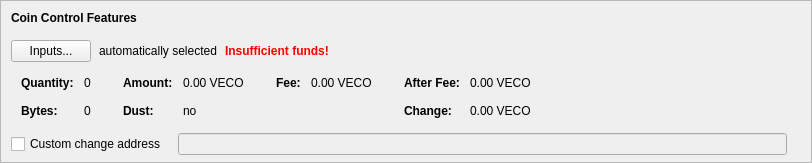
    <widget class="QFrame" name="frameCoinControl">
     <property name="sizePolicy">
      <sizepolicy hsizetype="Expanding" vsizetype="Expanding">
       <horstretch>0</horstretch>
       <verstretch>0</verstretch>
      </sizepolicy>
     </property>
     <property name="maximumSize">
      <size>
       <width>16777215</width>
       <height>16777215</height>
      </size>
     </property>
     <property name="frameShape">
      <enum>QFrame::StyledPanel</enum>
     </property>
     <property name="frameShadow">
      <enum>QFrame::Sunken</enum>
     </property>
     <layout class="QVBoxLayout" name="verticalLayoutCoinControl2">
      <property name="spacing">
       <number>0</number>
      </property>
      <property name="leftMargin">
       <number>0</number>
      </property>
      <property name="topMargin">
       <number>0</number>
      </property>
      <property name="rightMargin">
       <number>0</number>
      </property>
      <property name="bottomMargin">
       <number>6</number>
      </property>
      <item>
       <layout class="QVBoxLayout" name="verticalLayoutCoinControl" stretch="0,0,0,0,1">
        <property name="spacing">
         <number>0</number>
        </property>
        <property name="leftMargin">
         <number>10</number>
        </property>
        <property name="topMargin">
         <number>10</number>
        </property>
        <item>
         <layout class="QHBoxLayout" name="horizontalLayoutCoinControl1">
          <property name="bottomMargin">
           <number>15</number>
          </property>
          <item>
           <widget class="QLabel" name="labelCoinControlFeatures">
            <property name="sizePolicy">
             <sizepolicy hsizetype="Preferred" vsizetype="Maximum">
              <horstretch>0</horstretch>
              <verstretch>0</verstretch>
             </sizepolicy>
            </property>
            <property name="font">
             <font>
              <weight>75</weight>
              <bold>true</bold>
             </font>
            </property>
            <property name="styleSheet">
             <string notr="true">font-weight:bold;</string>
            </property>
            <property name="text">
             <string>Coin Control Features</string>
            </property>
           </widget>
          </item>
         </layout>
        </item>
        <item>
         <layout class="QHBoxLayout" name="horizontalLayoutCoinControl2" stretch="0,0,0,0">
          <property name="spacing">
           <number>8</number>
          </property>
          <property name="bottomMargin">
           <number>10</number>
          </property>
          <item>
           <widget class="QPushButton" name="pushButtonCoinControl">
            <property name="styleSheet">
             <string notr="true"/>
            </property>
            <property name="text">
             <string>Inputs...</string>
            </property>
            <property name="autoDefault">
             <bool>false</bool>
            </property>
           </widget>
          </item>
          <item>
           <widget class="QLabel" name="labelCoinControlAutomaticallySelected">
            <property name="text">
             <string>automatically selected</string>
            </property>
            <property name="margin">
             <number>5</number>
            </property>
           </widget>
          </item>
          <item>
           <widget class="QLabel" name="labelCoinControlInsuffFunds">
            <property name="font">
             <font>
              <weight>75</weight>
              <bold>true</bold>
             </font>
            </property>
            <property name="styleSheet">
             <string notr="true">color:red;font-weight:bold;</string>
            </property>
            <property name="text">
             <string>Insufficient funds!</string>
            </property>
            <property name="margin">
             <number>5</number>
            </property>
           </widget>
          </item>
          <item>
           <spacer name="horizontalSpacerCoinControl">
            <property name="orientation">
             <enum>Qt::Horizontal</enum>
            </property>
            <property name="sizeHint" stdset="0">
             <size>
              <width>40</width>
              <height>1</height>
             </size>
            </property>
           </spacer>
          </item>
         </layout>
        </item>
        <item>
         <widget class="QWidget" name="widgetCoinControl" native="true">
          <property name="sizePolicy">
           <sizepolicy hsizetype="Preferred" vsizetype="Preferred">
            <horstretch>0</horstretch>
            <verstretch>0</verstretch>
           </sizepolicy>
          </property>
          <property name="minimumSize">
           <size>
            <width>0</width>
            <height>0</height>
           </size>
          </property>
          <property name="styleSheet">
           <string notr="true"/>
          </property>
          <layout class="QHBoxLayout" name="horizontalLayoutCoinControl5">
           <property name="leftMargin">
            <number>0</number>
           </property>
           <property name="topMargin">
            <number>0</number>
           </property>
           <property name="rightMargin">
            <number>0</number>
           </property>
           <property name="bottomMargin">
            <number>0</number>
           </property>
           <item>
            <layout class="QHBoxLayout" name="horizontalLayoutCoinControl3" stretch="0,0,0,1">
             <property name="spacing">
              <number>20</number>
             </property>
             <property name="topMargin">
              <number>0</number>
             </property>
             <property name="bottomMargin">
              <number>10</number>
             </property>
             <item>
              <layout class="QFormLayout" name="formLayoutCoinControl1">
               <property name="horizontalSpacing">
                <number>10</number>
               </property>
               <property name="verticalSpacing">
                <number>14</number>
               </property>
               <property name="leftMargin">
                <number>10</number>
               </property>
               <property name="topMargin">
                <number>4</number>
               </property>
               <property name="rightMargin">
                <number>6</number>
               </property>
               <item row="0" column="0">
                <widget class="QLabel" name="labelCoinControlQuantityText">
                 <property name="font">
                  <font>
                   <weight>75</weight>
                   <bold>true</bold>
                  </font>
                 </property>
                 <property name="text">
                  <string>Quantity:</string>
                 </property>
                 <property name="margin">
                  <number>0</number>
                 </property>
                </widget>
               </item>
               <item row="0" column="1">
                <widget class="QLabel" name="labelCoinControlQuantity">
                 <property name="cursor">
                  <cursorShape>IBeamCursor</cursorShape>
                 </property>
                 <property name="contextMenuPolicy">
                  <enum>Qt::ActionsContextMenu</enum>
                 </property>
                 <property name="text">
                  <string notr="true">0</string>
                 </property>
                 <property name="margin">
                  <number>0</number>
                 </property>
                 <property name="textInteractionFlags">
                  <set>Qt::LinksAccessibleByMouse|Qt::TextSelectableByKeyboard|Qt::TextSelectableByMouse</set>
                 </property>
                </widget>
               </item>
               <item row="1" column="0">
                <widget class="QLabel" name="labelCoinControlBytesText">
                 <property name="font">
                  <font>
                   <weight>75</weight>
                   <bold>true</bold>
                  </font>
                 </property>
                 <property name="text">
                  <string>Bytes:</string>
                 </property>
                </widget>
               </item>
               <item row="1" column="1">
                <widget class="QLabel" name="labelCoinControlBytes">
                 <property name="cursor">
                  <cursorShape>IBeamCursor</cursorShape>
                 </property>
                 <property name="contextMenuPolicy">
                  <enum>Qt::ActionsContextMenu</enum>
                 </property>
                 <property name="text">
                  <string notr="true">0</string>
                 </property>
                 <property name="textInteractionFlags">
                  <set>Qt::LinksAccessibleByMouse|Qt::TextSelectableByKeyboard|Qt::TextSelectableByMouse</set>
                 </property>
                </widget>
               </item>
              </layout>
             </item>
             <item>
              <layout class="QFormLayout" name="formLayoutCoinControl2">
               <property name="horizontalSpacing">
                <number>10</number>
               </property>
               <property name="verticalSpacing">
                <number>14</number>
               </property>
               <property name="leftMargin">
                <number>6</number>
               </property>
               <property name="topMargin">
                <number>4</number>
               </property>
               <property name="rightMargin">
                <number>6</number>
               </property>
               <item row="0" column="0">
                <widget class="QLabel" name="labelCoinControlAmountText">
                 <property name="font">
                  <font>
                   <weight>75</weight>
                   <bold>true</bold>
                  </font>
                 </property>
                 <property name="text">
                  <string>Amount:</string>
                 </property>
                 <property name="margin">
                  <number>0</number>
                 </property>
                </widget>
               </item>
               <item row="0" column="1">
                <widget class="QLabel" name="labelCoinControlAmount">
                 <property name="cursor">
                  <cursorShape>IBeamCursor</cursorShape>
                 </property>
                 <property name="contextMenuPolicy">
                  <enum>Qt::ActionsContextMenu</enum>
                 </property>
                 <property name="text">
                  <string notr="true">0.00 VECO</string>
                 </property>
                 <property name="textInteractionFlags">
                  <set>Qt::LinksAccessibleByMouse|Qt::TextSelectableByKeyboard|Qt::TextSelectableByMouse</set>
                 </property>
                </widget>
               </item>
               <item row="1" column="0">
                <widget class="QLabel" name="labelCoinControlLowOutputText">
                 <property name="font">
                  <font>
                   <weight>75</weight>
                   <bold>true</bold>
                  </font>
                 </property>
                 <property name="text">
                  <string>Dust:</string>
                 </property>
                </widget>
               </item>
               <item row="1" column="1">
                <widget class="QLabel" name="labelCoinControlLowOutput">
                 <property name="cursor">
                  <cursorShape>IBeamCursor</cursorShape>
                 </property>
                 <property name="contextMenuPolicy">
                  <enum>Qt::ActionsContextMenu</enum>
                 </property>
                 <property name="text">
                  <string notr="true">no</string>
                 </property>
                 <property name="textInteractionFlags">
                  <set>Qt::LinksAccessibleByMouse|Qt::TextSelectableByKeyboard|Qt::TextSelectableByMouse</set>
                 </property>
                </widget>
               </item>
              </layout>
             </item>
             <item>
              <layout class="QFormLayout" name="formLayoutCoinControl3">
               <property name="horizontalSpacing">
                <number>10</number>
               </property>
               <property name="verticalSpacing">
                <number>14</number>
               </property>
               <property name="leftMargin">
                <number>6</number>
               </property>
               <property name="topMargin">
                <number>4</number>
               </property>
               <property name="rightMargin">
                <number>6</number>
               </property>
               <item row="0" column="0">
                <widget class="QLabel" name="labelCoinControlFeeText">
                 <property name="font">
                  <font>
                   <weight>75</weight>
                   <bold>true</bold>
                  </font>
                 </property>
                 <property name="text">
                  <string>Fee:</string>
                 </property>
                 <property name="margin">
                  <number>0</number>
                 </property>
                </widget>
               </item>
               <item row="0" column="1">
                <widget class="QLabel" name="labelCoinControlFee">
                 <property name="cursor">
                  <cursorShape>IBeamCursor</cursorShape>
                 </property>
                 <property name="contextMenuPolicy">
                  <enum>Qt::ActionsContextMenu</enum>
                 </property>
                 <property name="text">
                  <string notr="true">0.00 VECO</string>
                 </property>
                 <property name="textInteractionFlags">
                  <set>Qt::LinksAccessibleByMouse|Qt::TextSelectableByKeyboard|Qt::TextSelectableByMouse</set>
                 </property>
                </widget>
               </item>
              </layout>
             </item>
             <item>
              <layout class="QFormLayout" name="formLayoutCoinControl4">
               <property name="horizontalSpacing">
                <number>10</number>
               </property>
               <property name="verticalSpacing">
                <number>14</number>
               </property>
               <property name="leftMargin">
                <number>6</number>
               </property>
               <property name="topMargin">
                <number>4</number>
               </property>
               <property name="rightMargin">
                <number>6</number>
               </property>
               <item row="0" column="0">
                <widget class="QLabel" name="labelCoinControlAfterFeeText">
                 <property name="font">
                  <font>
                   <weight>75</weight>
                   <bold>true</bold>
                  </font>
                 </property>
                 <property name="text">
                  <string>After Fee:</string>
                 </property>
                 <property name="margin">
                  <number>0</number>
                 </property>
                </widget>
               </item>
               <item row="0" column="1">
                <widget class="QLabel" name="labelCoinControlAfterFee">
                 <property name="cursor">
                  <cursorShape>IBeamCursor</cursorShape>
                 </property>
                 <property name="contextMenuPolicy">
                  <enum>Qt::ActionsContextMenu</enum>
                 </property>
                 <property name="text">
                  <string notr="true">0.00 VECO</string>
                 </property>
                 <property name="textInteractionFlags">
                  <set>Qt::LinksAccessibleByMouse|Qt::TextSelectableByKeyboard|Qt::TextSelectableByMouse</set>
                 </property>
                </widget>
               </item>
               <item row="1" column="0">
                <widget class="QLabel" name="labelCoinControlChangeText">
                 <property name="font">
                  <font>
                   <weight>75</weight>
                   <bold>true</bold>
                  </font>
                 </property>
                 <property name="text">
                  <string>Change:</string>
                 </property>
                </widget>
               </item>
               <item row="1" column="1">
                <widget class="QLabel" name="labelCoinControlChange">
                 <property name="cursor">
                  <cursorShape>IBeamCursor</cursorShape>
                 </property>
                 <property name="contextMenuPolicy">
                  <enum>Qt::ActionsContextMenu</enum>
                 </property>
                 <property name="text">
                  <string notr="true">0.00 VECO</string>
                 </property>
                 <property name="textInteractionFlags">
                  <set>Qt::LinksAccessibleByMouse|Qt::TextSelectableByKeyboard|Qt::TextSelectableByMouse</set>
                 </property>
                </widget>
               </item>
              </layout>
             </item>
            </layout>
           </item>
          </layout>
         </widget>
        </item>
        <item>
         <layout class="QHBoxLayout" name="horizontalLayoutCoinControl4" stretch="0,0,0">
          <property name="spacing">
           <number>12</number>
          </property>
          <property name="sizeConstraint">
           <enum>QLayout::SetDefaultConstraint</enum>
          </property>
          <property name="topMargin">
           <number>5</number>
          </property>
          <property name="rightMargin">
           <number>5</number>
          </property>
          <item>
           <widget class="QCheckBox" name="checkBoxCoinControlChange">
            <property name="toolTip">
             <string>If this is activated, but the change address is empty or invalid, change will be sent to a newly generated address.</string>
            </property>
            <property name="text">
             <string>Custom change address</string>
            </property>
           </widget>
          </item>
          <item>
           <widget class="QValidatedLineEdit" name="lineEditCoinControlChange">
            <property name="enabled">
             <bool>false</bool>
            </property>
            <property name="sizePolicy">
             <sizepolicy hsizetype="Expanding" vsizetype="Fixed">
              <horstretch>0</horstretch>
              <verstretch>0</verstretch>
             </sizepolicy>
            </property>
           </widget>
          </item>
          <item>
           <widget class="QLabel" name="labelCoinControlChangeLabel">
            <property name="sizePolicy">
             <sizepolicy hsizetype="Preferred" vsizetype="Expanding">
              <horstretch>0</horstretch>
              <verstretch>0</verstretch>
             </sizepolicy>
            </property>
            <property name="minimumSize">
             <size>
              <width>0</width>
              <height>0</height>
             </size>
            </property>
            <property name="text">
             <string/>
            </property>
            <property name="margin">
             <number>3</number>
            </property>
           </widget>
          </item>
         </layout>
        </item>
        <item>
         <spacer name="verticalSpacerCoinControl">
          <property name="orientation">
           <enum>Qt::Vertical</enum>
          </property>
          <property name="sizeHint" stdset="0">
           <size>
            <width>800</width>
            <height>1</height>
           </size>
          </property>
         </spacer>
        </item>
       </layout>
      </item>
     </layout>
    </widget>
